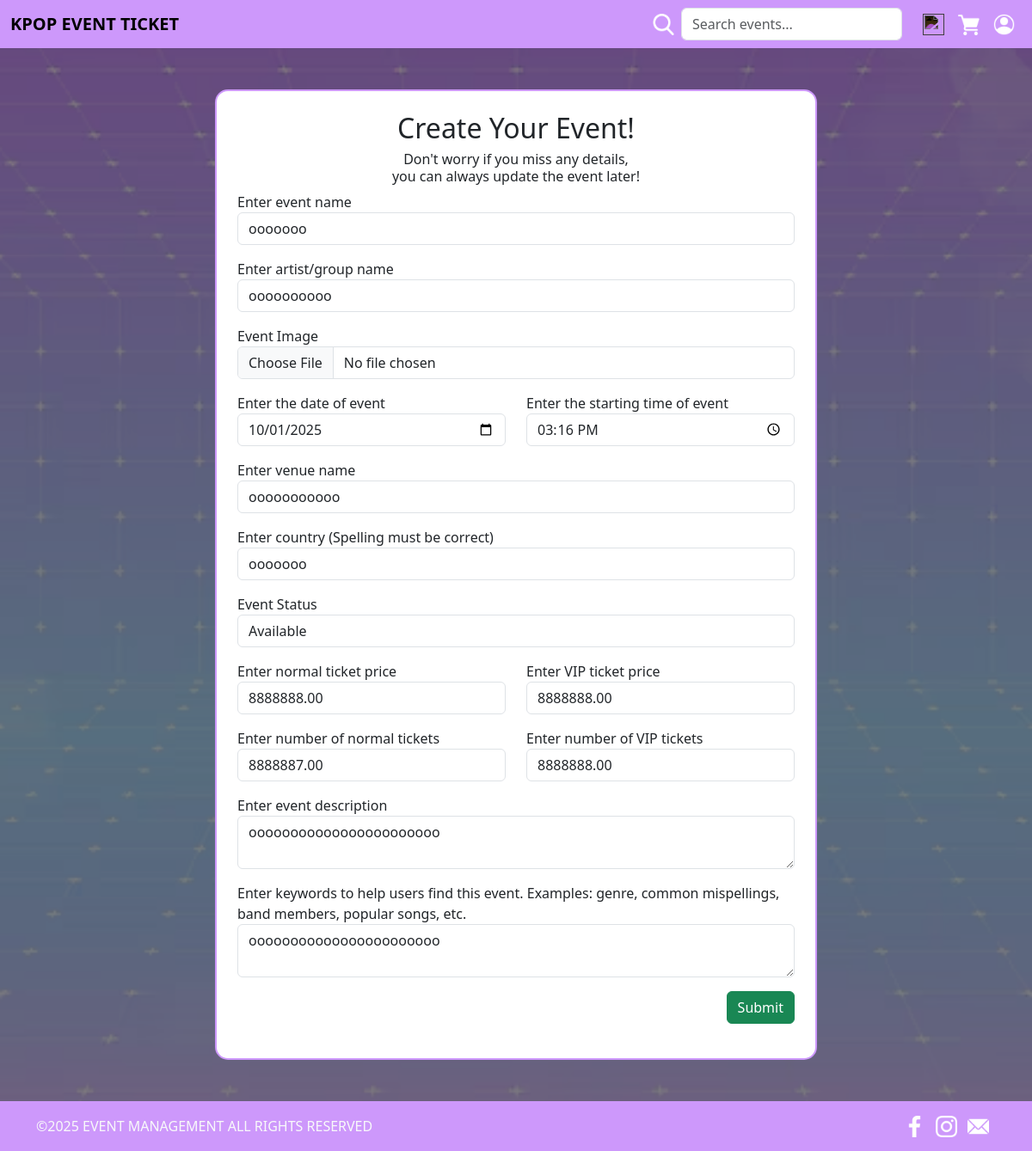
Before: /edit/2 with the older database file.
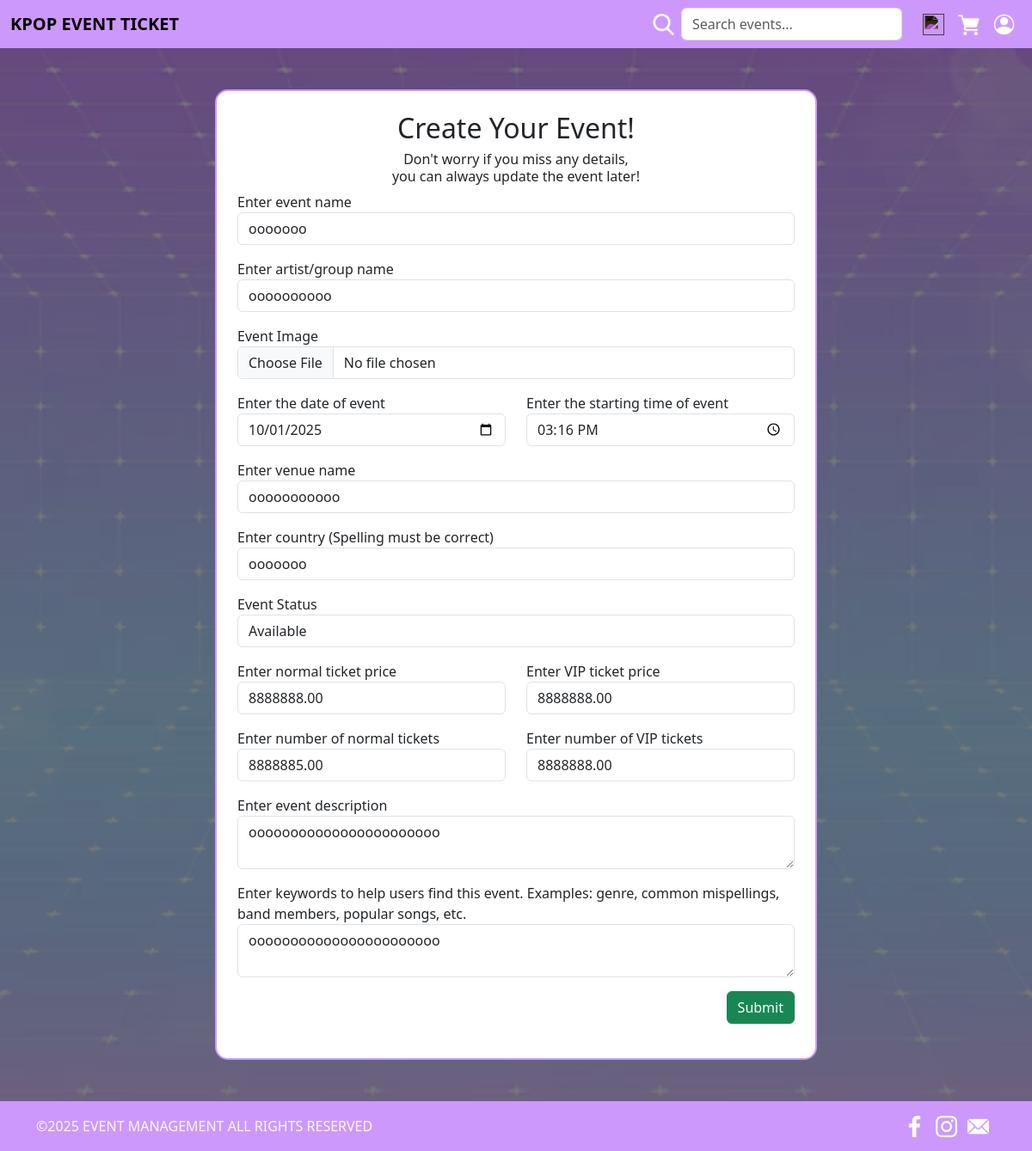
After: the same page with the newer database file.
### website/models.py (models this page shows, shortened)
class Event(db.Model):
    __tablename__ = 'event'
    eventid = db.Column(db.Integer, db.Sequence('seq_reg_id', start=1, increment=1), primary_key=True)
    userid = db.Column(db.Integer, db.ForeignKey('user.userid'))
    artist = db.Column(db.String(100), index=True, nullable=False)
    startTime = db.Column(db.Time, index=True, nullable=False)
    date = db.Column(db.Date, index=True, nullable=False)
    location = db.Column(db.String(100), index=True, nullable=False)
    country = db.Column(db.String(100), index=True, nullable=False)
    title = db.Column(db.String(100), index=True, nullable=False)
    description = db.Column(db.String(255), index=True, nullable=False)
    image = db.Column(db.String(100), index=True, nullable=False)
    status = db.Column(db.String(50), nullable=False, default='Active')
    tags = db.Column(db.String(255), index=True, nullable=True)
    normalAvail = db.Column(db.Integer, index=True, nullable=False)
    vipAvail = db.Column(db.Integer, index=True, nullable=False)
    normalPrice = db.Column(db.Numeric(10,2), index=True, nullable=False)
    vipPrice = db.Column(db.Numeric(10,2), index=True, nullable=False)
    comments = db.relationship('Comment', backref='event', lazy=True)
    orders = db.relationship('Order', backref='event', lazy=True)

### website/edit.py (the view, shortened to what this page needs)
@editbp.route('/edit/<int:eventid>', methods=['GET', 'POST'])
def edit(eventid):
    event = Event.query.get_or_404(eventid)
    form = EditEvent(obj=event)
    return render_template('edit.html', form=form, title='Edit')

### website/forms.py
class EditEvent(FlaskForm):
    title = StringField('Enter event name')
    artist = StringField('Enter artist/group name')
    image = FileField('Event Image', validators=[FileAllowed(['jpg', 'png', 'jpeg'], 'Images only!')])
    date = DateField('Enter the date of event')
    startTime = TimeField('Enter the starting time of event')
    location = StringField('Enter venue name')
    country = StringField('Enter country (Spelling must be correct)')
    normalPrice = DecimalField('Enter normal ticket price')
    vipPrice = DecimalField('Enter VIP ticket price')
    normalAvail = DecimalField('Enter number of normal tickets')
    vipAvail = DecimalField('Enter number of VIP tickets')
    status = StringField('Event Status')
    description = TextAreaField('Enter event description')
    tags = TextAreaField('Enter keywords to help users find this event. Examples: genre, common mispellings, band members, popular songs, etc.')
    submit = SubmitField('Submit')

### website/templates/edit.html (shortened to what the changed rows need)
{% extends 'base.html' %}
{% from 'bootstrap5/form.html' import render_form %}
{% block head %}
<link rel="stylesheet" href="{{ url_for('static', filename='Style/EventCreationStyle.css') }}">
{% endblock %}
{% block content %}
        <div class="d-flex justify-content-center my-5">
            <div class="card p-4" style="max-width: 700px; width: 100%; border: #cd98fb solid 2px; border-radius: 15px;">
                <h2 class="text-center">Create Your Event!</h2>
                <form action="" method="post" enctype="multipart/form-data" novalidate>
                    <div class="mb-3">
                        <div class="form-group">
                            {{ form.title.label }}
                            {{ form.title(class_="form-control", size=32) }}
                        </div>
                    </div>
                    <div class="mb-3">
                        <div class="form-group">
                            {{ form.artist.label }}
                            {{ form.artist(class_="form-control", size=32) }}
                        </div>
                    </div>
                    <div class="mb-3">
                        <div class="form-group">
                            {{ form.image.label }}
                            {{ form.image(class_="form-control", size=32) }}
                        </div>
                    </div>
                    <div class="row mb-3">
                        <div class="col-md-6">
                            <div class="form-group">
                                {{ form.date.label }}
                                {{ form.date(class_="form-control", size=32) }}
                            </div>
                        </div>
                        <div class="col-md-6">
                            <div class="form-group">
                                {{ form.startTime.label }}
                                {{ form.startTime(class_="form-control", size=32, type='time') }}
                            </div>
                        </div>
                    </div>
                    <div class="mb-3">
                        <div class="form-group">
                            {{ form.location.label }}
                            {{ form.location(class_="form-control", size=32) }}
                        </div>
                    </div>
                    <div class="mb-3">
                        <div class="form-group">
                            {{ form.country.label }}
                            {{ form.country(class_="form-control", size=32) }}
                        </div>
                    </div>
                    <div class="mb-3">
                        <div class="form-group">
                            {{ form.status.label }}
                            {{ form.status(class_="form-control") }}
                        </div>
                    </div>
                    <div class="row mb-3">
                        <div class="col-md-6">
                            <div class="form-group">
                                {{ form.normalPrice.label }}
                                {{ form.normalPrice(class_="form-control", size=32) }}
                            </div>
                        </div>
                        <div class="col-md-6">
                            <div class="form-group">
                                {{ form.vipPrice.label }}
                                {{ form.vipPrice(class_="form-control", size=32) }}
                            </div>
                        </div>
                    </div>
                    <div class="row mb-3">
                        <div class="col-md-6">
                            <div class="form-group">
                                {{ form.normalAvail.label }}
                                {{ form.normalAvail(class_="form-control", size=32) }}
                            </div>
                        </div>
                        <div class="col-md-6">
                            <div class="form-group">
                                {{ form.vipAvail.label }}
                                {{ form.vipAvail(class_="form-control", size=32) }}
                            </div>
                        </div>
                    </div>
                    <div class="mb-3">
                        <div class="form-group">
                            {{ form.description.label }}
                            {{ form.description(class_="form-control", size=32) }}
                        </div>
                    </div>
                    <div class="mb-3">
                        <div class="form-group">
                            {{ form.tags.label }}
                            {{ form.tags(class_="form-control", size=32) }}
                        </div>
                    </div>
                </form>
            </div>
        </div>
{% endblock %}

Changed rows visible on the page:
changed Event "ooooooo": normalAvail "8888887.00" → "8888885.00"
